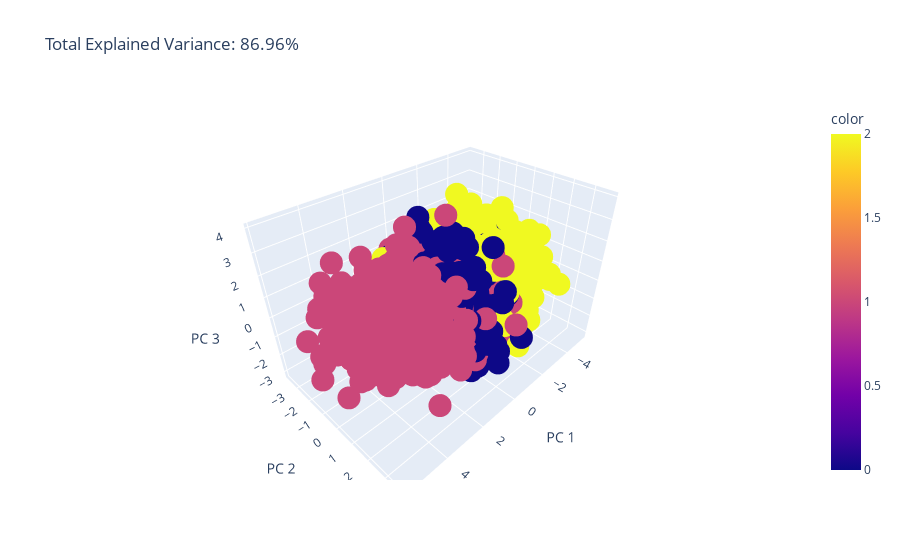

This figure's notebook cell:
### Code cell
pca = PCA(n_components=3)
components = pca.fit_transform(X)
total_var = pca.explained_variance_ratio_.sum() * 100

fig = px.scatter_3d(
    components, x=0, y=1, z=2, color=y,
    title=f'Total Explained Variance: {total_var:.2f}%',
    labels={'0': 'PC 1', '1': 'PC 2', '2': 'PC 3'}
)
fig.write_html(current_path.joinpath('3D_scatter_plot_with_explained_variance_3d.html'))
fig.show()

### Figure 1 — Plotly figure (JSON) as saved in the notebook; plotly's stock layout.template omitted (floating-point values rounded to 4 significant figures; data arrays with more than 128 entries replaced by an {"elided": "..."} marker saying what was removed)
{"data": [{"hovertemplate": "PC 1=%{x}<br>PC 2=%{y}<br>PC 3=%{z}<br>color=%{marker.color}<extra></extra>", "legendgroup": "", "marker": {"color": {"elided": "5000 int values"}, "coloraxis": "coloraxis", "symbol": "circle"}, "mode": "markers", "name": "", "scene": "scene", "showlegend": false, "type": "scatter3d", "x": {"elided": "5000 float values"}, "y": {"elided": "5000 float values"}, "z": {"elided": "5000 float values"}}], "layout": {"coloraxis": {"colorbar": {"title": {"text": "color"}}, "colorscale": [[0, "#0d0887"], [0.1111, "#46039f"], [0.2222, "#7201a8"], [0.3333, "#9c179e"], [0.4444, "#bd3786"], [0.5556, "#d8576b"], [0.6667, "#ed7953"], [0.7778, "#fb9f3a"], [0.8889, "#fdca26"], [1, "#f0f921"]]}, "legend": {"tracegroupgap": 0}, "scene": {"domain": {"x": [0, 1], "y": [0, 1]}, "xaxis": {"title": {"text": "PC 1"}}, "yaxis": {"title": {"text": "PC 2"}}, "zaxis": {"title": {"text": "PC 3"}}}, "title": {"text": "Total Explained Variance: 86.96%"}}}
